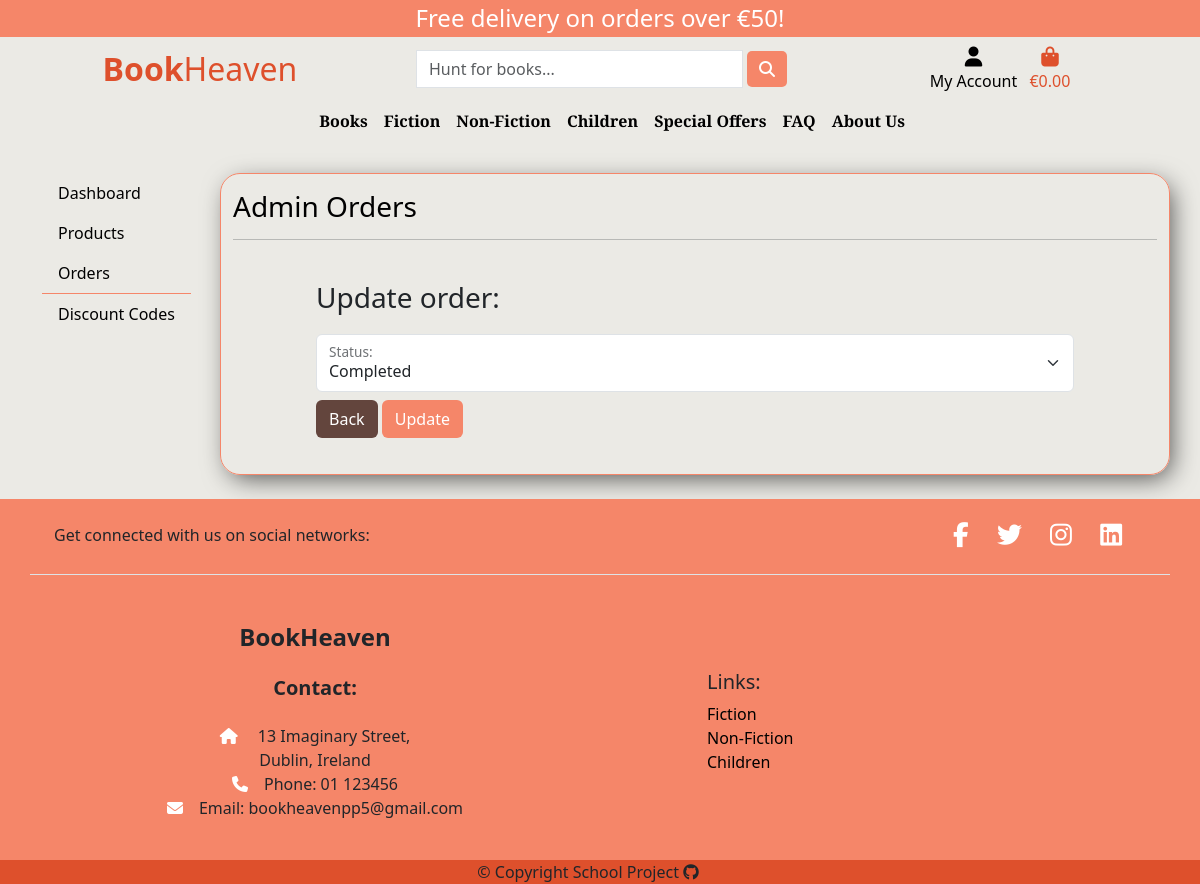
Page /admin_panel/orders_edit/2/ (signed in) on the earlier database version.
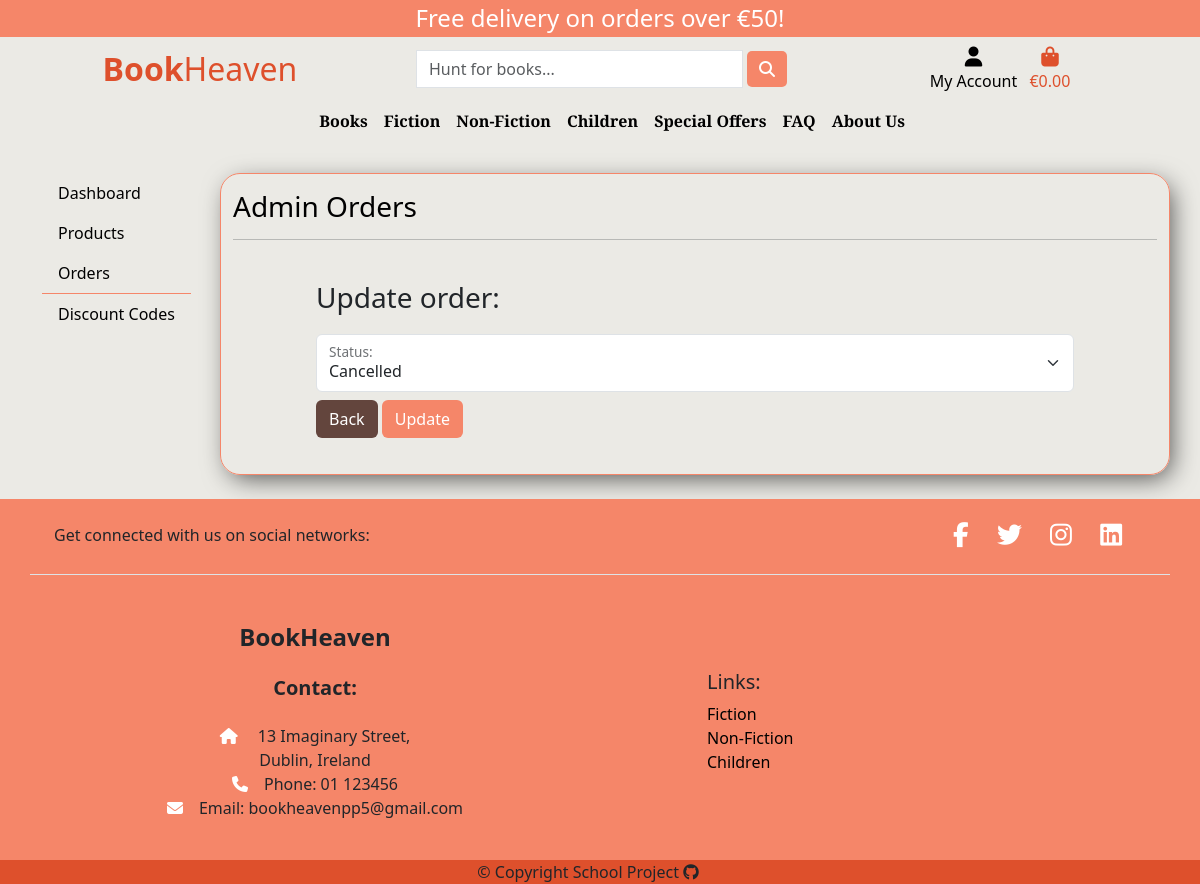
Same page on the later database version.
### checkout/models.py (models this page shows, shortened)
class OrderStatus(models.Model):
    order = models.OneToOneField(Order, on_delete=models.CASCADE)
    status = models.CharField(
        max_length=200, null=True, blank=True, choices=STATUS, default=STATUS[0][0])

### admin_panel/views.py (the view, shortened to what this page needs)
# urls.py: path('orders_edit/<str:pk>/', views.admin_orders_edit,
@login_required
def admin_orders_edit(request, pk):
    if not request.user.is_superuser:
        messages.error(request, 'You need admin rights to access this page.')
        return redirect('home')
    order = get_object_or_404(Order, pk=pk)
    order_status = get_object_or_404(OrderStatus, order=order)
    form = OrderStatusForm(instance=order_status)
    context = {
        'order': order,
        'order_form': form,
    }
    return render(request, 'admin_panel/edit_order.html', context)

### checkout/forms.py
class OrderStatusForm(forms.ModelForm):
    class Meta:
        model = OrderStatus
        fields = ('status',)

### admin_panel/templates/admin_panel/edit_order.html (shortened to what this page needs)
{% extends 'admin_panel/admin_base.html' %}
{% load widget_tweaks %}
{% block admin_content %}
<h3 class="text-black">Admin Orders</h3>
<hr>
<div class="row d-flex justify-content-around">
    <div class="col-10 p-3 my-1">
        <p class="fs-3">Update order:</p>
        <form action="{% url 'admin-orders-edit' order.id %}" method="POST">
            <div class="form-floating mb-2">
                {% render_field order_form.status class="form-select"%}
                <label for="{{ order_form.status.id_for_label }}" class="form-label">Status:</label>
            </div>
            <a href="{% url 'admin-orders' %}" class="btn btn-brown">Back</a>
            <button type="submit" class="btn btn-orange">Update</button>
        </form>
    </div>
</div>
{% endblock admin_content %}

Differences in the rows shown:
changed OrderStatus: status "Completed" → "Cancelled"
